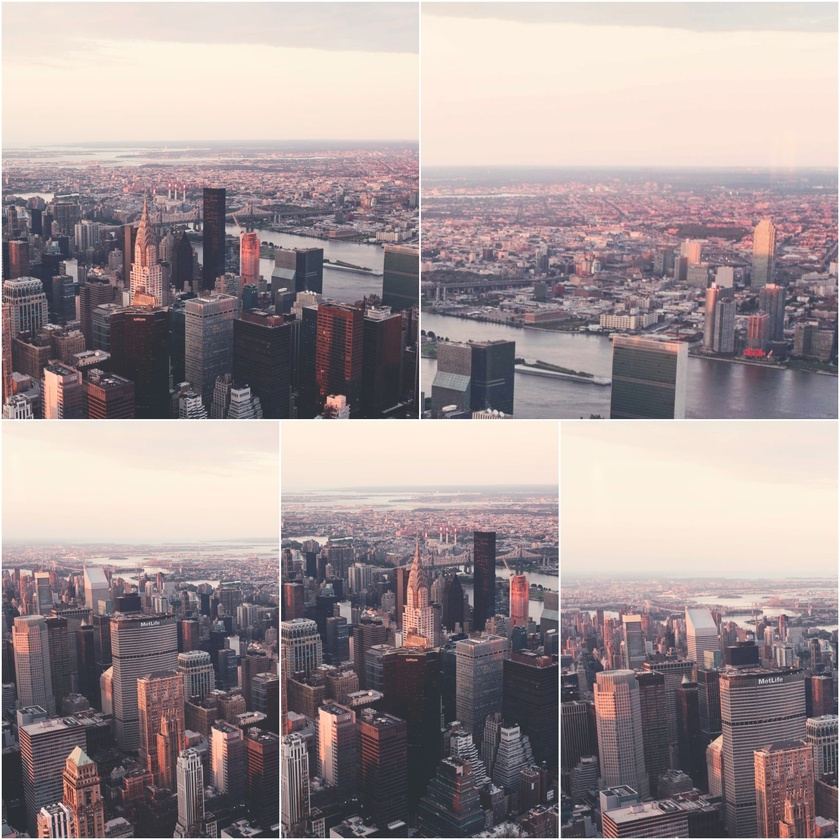
#> input picture images/inputs.jpg, 840 x 840 px, shrunk from 2896 x 2896 before the run; its folder holds only this picture in this run
$ python stitcher.py --images images --output out.png
#> lines starting #> are read from the running program, lines starting #| are printed output that depends on the picture
import argparse
from math import log

import cv2
import imutils
import numpy as np
from imutils import paths


# [34 lines left out: function powerLaw, not called in this run]


# construct the argument parser and parse the arguments
ap = argparse.ArgumentParser()
ap.add_argument("-i", "--images", type=str, required=True, help="Path to input directory of images to stitch")
ap.add_argument("-o", "--output", type=str, required=True, help="Path to the output image")
ap.add_argument("-e", "--enhance",
    help="Enhance the quality of the image using power law and gama methods",
    action="store_true",
    default=False
)
args = vars(ap.parse_args())

# grab the paths to the input images and initialize our images list
print("[INFO] loading images...")
imagePaths = sorted(list(paths.list_images(args["images"])))
images = []

# loop over the image paths, load each one, and add them to our
# images to stitch list
for imagePath in imagePaths:
    image = cv2.imread(imagePath, 0)
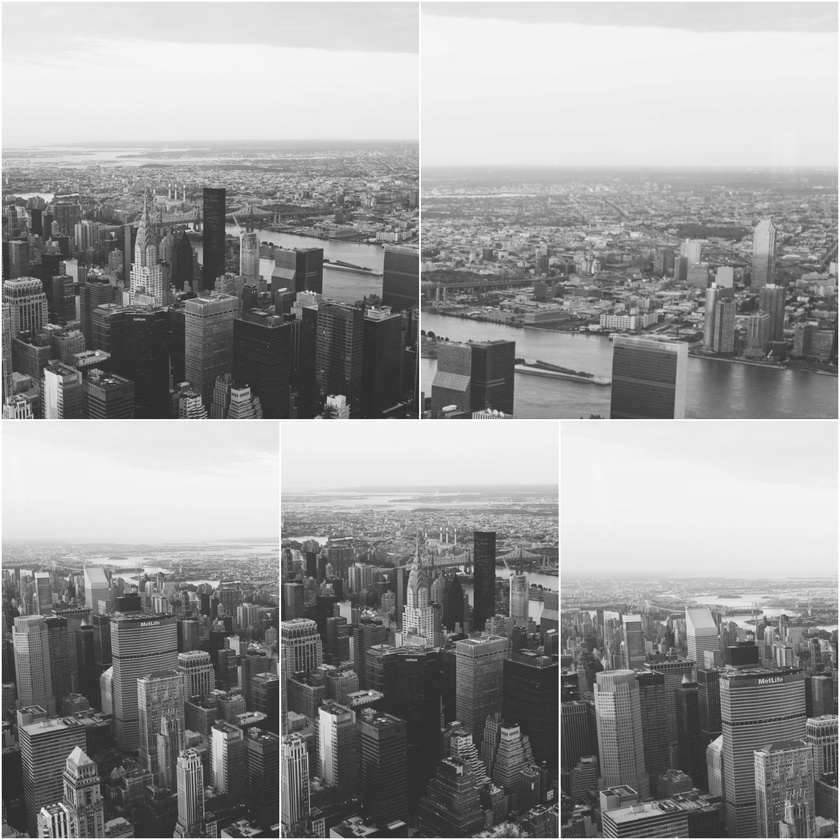
#> image: shape (840, 840); min 25, max 255, mean 151.3

    if args['enhance']:
        image = powerLaw(image)

    images.append(image)


# initialize OpenCV's image stitcher object and then perform the image
# stitching
print("[INFO] stitching images...")
stitcher = cv2.Stitcher_create()
(status, stitched) = stitcher.stitch(images)
#> status = 1

# if the status is '0', then OpenCV successfully performed image
# stitching
if status == 0:
	# write the output stitched image to disk
	# display the output stitched image to our screen
	cv2.imshow("Stitched", stitched)
	cv2.waitKey(0)

	try:
		cv2.imwrite(args["output"], stitched)
	except:
		pass

# otherwise the stitching failed, likely due to not enough keypoints)
# being detected
else:
	print("[INFO] image stitching failed ({})".format(status))
#| [INFO] image stitching failed (1)
